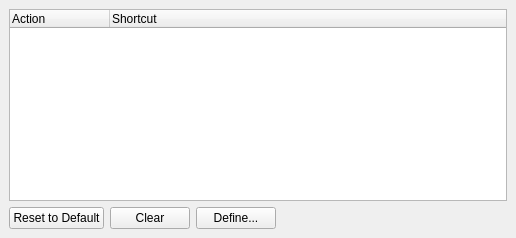
     <widget class="QWidget" name="tab_3" >
      <attribute name="title" >
       <string>Shortcuts</string>
      </attribute>
      <attribute name="icon" >
       <iconset resource="mscore.qrc" >:/data/hotkeys.svg</iconset>
      </attribute>
      <layout class="QVBoxLayout" >
       <property name="spacing" >
        <number>6</number>
       </property>
       <property name="leftMargin" >
        <number>9</number>
       </property>
       <property name="topMargin" >
        <number>9</number>
       </property>
       <property name="rightMargin" >
        <number>9</number>
       </property>
       <property name="bottomMargin" >
        <number>9</number>
       </property>
       <item>
        <widget class="QTreeWidget" name="shortcutList" >
         <property name="alternatingRowColors" >
          <bool>true</bool>
         </property>
         <property name="rootIsDecorated" >
          <bool>true</bool>
         </property>
         <property name="uniformRowHeights" >
          <bool>true</bool>
         </property>
         <property name="itemsExpandable" >
          <bool>true</bool>
         </property>
         <property name="allColumnsShowFocus" >
          <bool>true</bool>
         </property>
         <column>
          <property name="text" >
           <string>Action</string>
          </property>
         </column>
         <column>
          <property name="text" >
           <string>Shortcut</string>
          </property>
         </column>
        </widget>
       </item>
       <item>
        <layout class="QHBoxLayout" >
         <property name="spacing" >
          <number>6</number>
         </property>
         <property name="leftMargin" >
          <number>0</number>
         </property>
         <property name="topMargin" >
          <number>0</number>
         </property>
         <property name="rightMargin" >
          <number>0</number>
         </property>
         <property name="bottomMargin" >
          <number>0</number>
         </property>
         <item>
          <widget class="QPushButton" name="resetShortcut" >
           <property name="text" >
            <string>Reset to Default</string>
           </property>
          </widget>
         </item>
         <item>
          <widget class="QPushButton" name="clearShortcut" >
           <property name="text" >
            <string>Clear</string>
           </property>
          </widget>
         </item>
         <item>
          <widget class="QPushButton" name="defineShortcut" >
           <property name="text" >
            <string>Define...</string>
           </property>
          </widget>
         </item>
         <item>
          <spacer>
           <property name="orientation" >
            <enum>Qt::Horizontal</enum>
           </property>
           <property name="sizeHint" >
            <size>
             <width>231</width>
             <height>20</height>
            </size>
           </property>
          </spacer>
         </item>
        </layout>
       </item>
      </layout>
     </widget>
